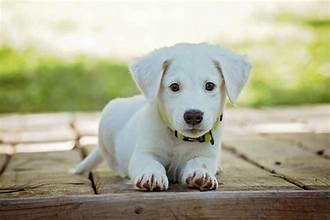
#> input picture tasks/OIP.jpeg, 330 x 220 px
$ jupyter execute --allow-errors tasks1.ipynb   (shell and % lines are left out)   (text cells are left out)
#> lines starting #> are read from the running program, lines starting #| are printed output that depends on the picture
[cell 1]
import cv2 as cv
import numpy as np
import sys
import matplotlib.pyplot as plt

# Your code here
path = r'OIP.jpeg'  # Replace with your image path

# Read in BGR
img= cv.imread(path)
#> img is the input picture: shape (220, 330, 3); mean B, G, R 146.9, 172.7, 172.2

# Read in Grayscale
gray = cv.cvtColor(img, cv.COLOR_BGR2GRAY)

# Display both using cv.imshow() or plt.imshow()
cv.imshow('BGR Image', img)
cv.imshow('Grayscale Image', gray)
cv.waitKey(0)
cv.destroyAllWindows()

[cell 2]
# Your code here
# Load image
# Downscale to 60%
import cv2


Scale_percent = 60
h, w, _ = img.shape
#> h = 220; w = 330
h = int(Scale_percent * h / 100)
#> h = 132
w = int(Scale_percent * w / 100)
#> w = 198
dim = (w, h)
#> dim = (198, 132)
down_img = cv2.resize(img, dim, interpolation=cv2.INTER_AREA)
cv2.imshow("downscaled image", down_img)

# Upscale to 200%
Scale_percent = 200
h, w, _ = img.shape
#> h = 220; w = 330
h = int(Scale_percent * h / 100)
#> h = 440
w = int(Scale_percent * w / 100)
#> w = 660
dim = (w, h)
#> dim = (660, 440)
up_img = cv2.resize(img, dim, interpolation=cv2.INTER_AREA)
cv2.imshow("upscaled image", up_img)

cv2.imshow("original image", img)
cv2.waitKey(0)
cv2.destroyAllWindows()
# Display all three

[cell 3]
# Your code here
h,w , _ = img.shape
#> h = 220; w = 330
w=100
dim = (h,w)
#> dim = (220, 100)
resized_img = cv2.resize(img, dim , interpolation = cv2.INTER_AREA)
cv2.imshow('Width Edited Image', resized_img)

h,w , _ = img.shape
h=200
dim = (w,h)
resized_img = cv2.resize(img, dim , interpolation = cv2.INTER_AREA)
#> resized_img: shape (200, 330, 3)
cv2.imshow('Height Edited Image', resized_img)

h,w , _ = img.shape
h=200
w=200
dim = (w,h)
resized_img = cv2.resize(img, dim , interpolation = cv2.INTER_AREA)
#> resized_img: shape (200, 200, 3)
cv2.imshow('Both height and width Edited Image', resized_img)
cv2.waitKey(0)
cv2.destroyAllWindows()

[cell 4]
# Your code here
# Experiment with interpolations

scale_up_x = 1.2
scale_up_y = 1.2
scale_down = 0.6

scaled_f_down = cv.resize(img, None, fx= scale_down, fy= scale_down, interpolation= cv.INTER_LINEAR)
scaled_f_up = cv2.resize(img, None, fx= scale_up_x, fy= scale_up_y, interpolation= cv2.INTER_LINEAR)

cv2.imshow("Downscaled image", scaled_f_down)
cv2.imshow("Upscaled image", scaled_f_up)
cv2.waitKey(0)
cv2.destroyAllWindows()

[cell 5]
# Your code here
Cropped_img = img[20:200 , 50:200]
cv2.imshow("Cropped image", Cropped_img)
cv2.waitKey(0)
cv2.destroyAllWindows()

[cell 6]
# Your code here
# Calculate midpoints for height and width
h,w , _ = img.shape
mid_h = h // 2
mid_w = w // 2
# Your code here
# Crop into top-left, top-right, bottom-left, bottom-right
# Top-left
Cropped_img1 = img[0:mid_h , 0:mid_w]
Cropped_img2 = img[mid_h: , 0:mid_w]
Cropped_img3 = img[0:mid_h , mid_w:]
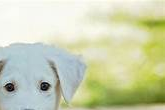
#> Cropped_img3: shape (110, 165, 3); mean B, G, R 176.4, 209.4, 202.9
Cropped_img4 = img[mid_h: , mid_w:]
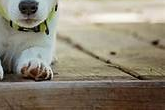
#> Cropped_img4: shape (110, 165, 3); mean B, G, R 116, 133.3, 140.8

cv2.imshow("Cropped image 1", Cropped_img1)

cv2.imshow("Cropped image 2", Cropped_img2)

cv2.imshow("Cropped image 3", Cropped_img3)

cv2.imshow("Cropped image 4", Cropped_img4)

# Stitch back (use np.hstack and np.vstack)
top = np.hstack((Cropped_img1, Cropped_img3))
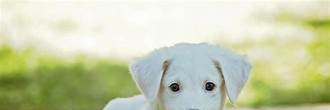
#> top: shape (110, 330, 3); mean B, G, R 170.8, 206.4, 199.3
bottom = np.hstack((Cropped_img2, Cropped_img4))
combined_img = np.vstack((top, bottom))
cv2.imshow("Combined image", combined_img)

cv2.waitKey(0)
cv2.destroyAllWindows()

[cell 7]
# Your code here
# Calculate center
center= (w // 2, h // 2)

# For each angle: get matrix, warp, display

rotate_matrix = cv2.getRotationMatrix2D(center=center, angle=45, scale=1)
rotated_img1 = cv2.warpAffine(img, rotate_matrix, (w, h))
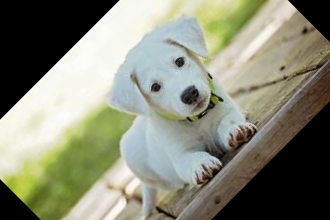
#> rotated_img1: shape (220, 330, 3); mean B, G, R 118, 136.3, 134.6

rotate_matrix = cv2.getRotationMatrix2D(center=center, angle=90, scale=1)
rotated_img2 = cv2.warpAffine(img, rotate_matrix, (w, h))
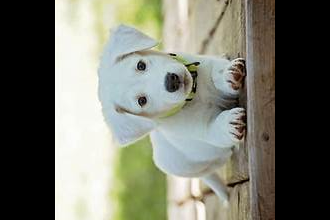
#> rotated_img2: shape (220, 330, 3); mean B, G, R 105.7, 117.7, 116.3

rotate_matrix = cv2.getRotationMatrix2D(center=center, angle=180, scale=1)
rotated_img3 = cv2.warpAffine(img, rotate_matrix, (w, h))
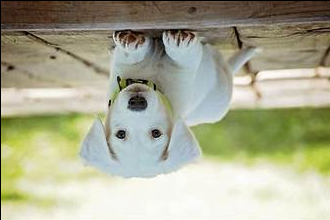
#> rotated_img3: shape (220, 330, 3); mean B, G, R 145.5, 171.1, 170.6

cv2.imshow("Rotated image 1", rotated_img1)

cv2.imshow("Rotated image 2", rotated_img2)

cv2.imshow("Rotated image 3", rotated_img3)
cv2.waitKey(0)
cv2.destroyAllWindows()

[cell 8]
# Your code here
center= (w // 2, h // 2)
# For each angle: get matrix, warp, display

rotate_matrix = cv2.getRotationMatrix2D(center=center, angle=45, scale=0.5)
rotated_img= cv2.warpAffine(img, rotate_matrix, (w, h))
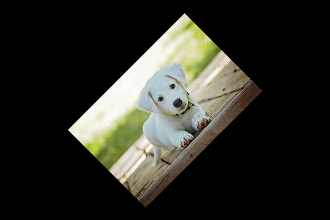
#> rotated_img: shape (220, 330, 3); mean B, G, R 36.8, 43.2, 43.1

cv2.imshow("Rotated image 1", rotated_img)
cv2.waitKey(0)
cv2.destroyAllWindows()

[cell 9]
# Your code here
# Use cv.cvtColor()

img= cv2.imread(path)
hsv_image = cv2.cvtColor(img, cv2.COLOR_BGR2HSV)
#> hsv_image: shape (220, 330, 3); mean H, S, V 37, 57.5, 177.7
rgb_img =cv2.cvtColor(img,cv2.COLOR_BGR2RGB)
LAB_image = cv2.cvtColor(img, cv2.COLOR_BGR2Lab)
#> LAB_image: shape (220, 330, 3); mean of channels 0, 1, 2 176.8, 124, 141.4
L,A,B = cv2.split(LAB_image)
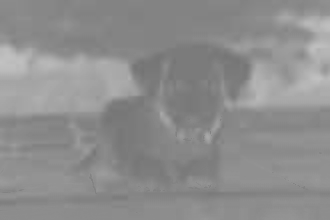
#> B: shape (220, 330); min 115, max 194, mean 141.4
gray = cv2.cvtColor(img, cv2.COLOR_BGR2GRAY)

plt.imshow(rgb_img)
plt.title('rgb image for Matplotlib')
plt.show()
cv2.imshow("HSV Image", hsv_image)
cv2.imshow("LAB Image", LAB_image)
cv2.imshow("Grayscale Image", gray)
cv2.waitKey(0)
cv2.destroyAllWindows()

[cell 10]
# Your code here
def pair_plot(img1, img2, title1="Original", title2="Filtered"):
    fig = plt.figure(figsize=(16, 16))
    fig.add_subplot(1,2,1)
    plt.imshow(img1)
    plt.title(title1)
    plt.axis("off")
    fig.add_subplot(1,2,2)
    plt.imshow(img2)
    plt.title(title2)
    plt.axis("off")

# Use cv2.blur
blurimag = cv2.blur(rgb_img ,ksize = (5,5))
pair_plot(rgb_img, blurimag, title1="Original", title2="Smoothed using 5x5 Average Filter")

# Define sharpen kernel, use cv2.filter2D()
sharpen_filter = np.array([[0,-1, 0],
                          [-1, 5,-1],
                          [0,-1, 0]])
sharp = cv2.filter2D(rgb_img, -1, sharpen_filter)
pair_plot(rgb_img, sharp, 'Original', 'Sharp Image')

[cell 11]
# Your code here
from skimage.util import random_noise
def add_salt_pepper_noise(image, density=0.05):
    # Add salt & pepper noise
#> called with density = 0.05
    noisy = random_noise(image, mode="s&p", amount=density)
    noisy = np.array(255 * noisy, dtype="uint8")
    return noisy

noisy = add_salt_pepper_noise(gray)
cv2.imshow("Noisy Image", noisy)
cv2.waitKey(0)
cv2.destroyAllWindows()
# Apply to an image and display

[cell 12]
# Your code here
outMed = cv2.medianBlur(noisy, 5)
cv2.imshow("Median Blurred Image", outMed)
cv2.waitKey(0)
cv2.destroyAllWindows()

[cell 13]
# Your code here
def adaptive_median_filter(image, max_size=7):
#> called with max_size = 7
    rows, cols = image.shape
    output = np.copy(image)

    for i in range(rows):
        for j in range(cols):
            S = 3
            done = False

            while not done:
                k = S // 2
                rmin, rmax = max(0, i-k), min(rows, i+k+1)
                cmin, cmax = max(0, j-k), min(cols, j+k+1)
                window = image[rmin:rmax, cmin:cmax].flatten()

                Zmin = np.min(window)
                Zmax = np.max(window)
                Zmed = np.median(window)
                Zxy = image[i, j]

                A1 = Zmed - Zmin
                A2 = Zmed - Zmax

                if A1 > 0 and A2 < 0:
                    B1 = Zxy - Zmin
                    B2 = Zxy - Zmax
                    if B1 > 0 and B2 < 0:
                        output[i, j] = Zxy
                    else:
                        output[i, j] = Zmed
                    done = True
                else:
                    S += 2
                    if S > max_size:
                        output[i, j] = Zmed
                        done = True

    return output

# Test on noisy image
filter_img = adaptive_median_filter(noisy)
cv2.imshow("Filtered Image", filter_img)
cv2.waitKey(0)
cv2.destroyAllWindows()

[cell 14]
# Your code here
def custom_bilateral_filter(image, diameter, sigma_color, sigma_space):
    # Implement using nested loops or vectorized (efficiently)
    # For each pixel, compute weighted sum based on distance and intensity diff
    pass

bilateral = cv.bilateralFilter(img, d=5, sigmaColor=75, sigmaSpace=75)
cv2.imshow("Bilateral Filtered Image", bilateral)
cv2.waitKey(0)
cv2.destroyAllWindows()
# Apply to image, display, and compare with OpenCV's version

[cell 15]
# To read video from camera example:

camera_id = 0
delay = 30
window_name = 'frame'

cap = cv2.VideoCapture(camera_id)

def apply_median_filter(image, ksize=3):
    return cv2.medianBlur(image, ksize)

# --- Sharpening ---
def sharpen_image(image):
    sharpen_filter = np.array([[0,-1, 0],
                          [-1, 5,-1],
                          [0,-1, 0]])
    return cv2.filter2D(image, -5, sharpen_filter)


if not cap.isOpened():
    sys.exit()

while cap.isOpened():
    ret, frame = cap.read()
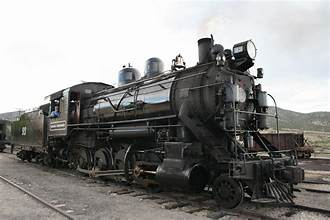
#> input picture tasks/OIP2.jpeg, 330 x 220 px, given in place of the camera
#> frame is the input picture: shape (220, 330, 3); mean B, G, R 137.4, 139.1, 139.6
    if not ret:
        break

     # 1. Grayscale
    gray = cv2.cvtColor(frame, cv2.COLOR_BGR2GRAY)

    # 2. Add noise
    noisy = add_salt_pepper_noise(frame)

    # 3. Median filter
    Med = cv2.medianBlur(noisy, 3)

    # 4. Sharpen
    sharp = sharpen_image(Med)

    # Show all results
    cv2.imshow("Gray", gray)
    cv2.imshow("Noisy", noisy)
    cv2.imshow("Median Denoised", Med)
    cv2.imshow("Sharpened", sharp)
    cv2.imshow(window_name, frame)
    if cv2.waitKey(delay) & 0xFF == 27:
#> (key Esc is pressed here)
        break

cap.release()
cv2.destroyAllWindows()

[cell 16]
import cv2 as cv
import numpy as np
import sys

def apply_median_filter(image, ksize=3):
    return cv.medianBlur(image, ksize)

def sharpen_image(image):
    sharpen_filter = np.array([[0, -1,  0],
                               [-1,  5, -1],
                               [0, -1,  0]])
    return cv.filter2D(image, -1, sharpen_filter)

from skimage.util import random_noise
def add_salt_pepper_noise(image, density=0.05):
    # Add salt & pepper noise
    noisy = random_noise(image, mode="s&p", amount=density)
    noisy = np.array(255 * noisy, dtype="uint8")
    return noisy

camera_id = 0
delay = 30
window_name = 'frame'

cap = cv.VideoCapture(camera_id)

fourcc = cv.VideoWriter_fourcc(*'XVID')
fps = int(cap.get(cv.CAP_PROP_FPS)) or 30
width, height = int(cap.get(cv.CAP_PROP_FRAME_WIDTH)), int(cap.get(cv.CAP_PROP_FRAME_HEIGHT))
out = cv.VideoWriter("output.avi", fourcc, fps, (width, height))

if not cap.isOpened():
    sys.exit()

while cap.isOpened():
    ret, frame = cap.read()
    if not ret:
        break

    # 1. Grayscale
    gray = cv.cvtColor(frame, cv.COLOR_BGR2GRAY)
    gray_bgr = cv.cvtColor(gray, cv.COLOR_GRAY2BGR)

    # 2. Add noise
    noisy = add_salt_pepper_noise(frame)

    # 3. Median filter
    Med = cv.medianBlur(noisy, 3)

    # 4. Sharpen
    sharp = sharpen_image(Med)

    top = np.hstack((frame, noisy, gray_bgr))
#> top: shape (220, 990, 3)
    bottom = np.hstack((Med, sharp, gray_bgr))
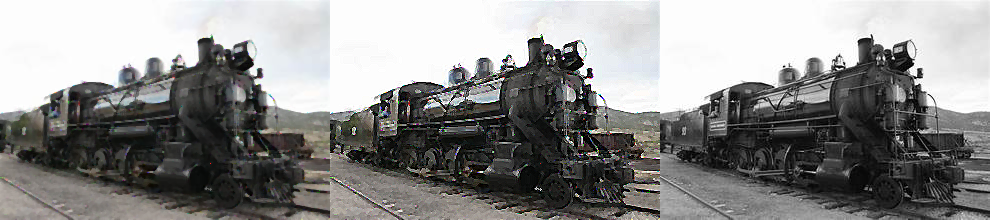
#> bottom: shape (220, 990, 3); mean B, G, R 137.8, 138.9, 139.2
    combined = np.vstack((top, bottom))

    combined_video = cv.resize(combined, (width, height))

    # Show results
    cv.imshow("Gray", gray)
    cv.imshow("Noisy", noisy)
    cv.imshow("Median Denoised", Med)
    cv.imshow("Sharpened", sharp)
    cv.imshow(window_name, frame)
    cv.imshow("Combined", combined_video)

    out.write(combined_video)

    if cv.waitKey(delay) & 0xFF == 27:
#> (key Esc is pressed here)
        break

cap.release()
out.release()
cv.destroyAllWindows()

[cell 17]
import time
# Your code here
# Use time.time() to measure
start = time.time()
medianblur = cv.medianBlur(noisy, 3)
print("Standard Median Time:", time.time() - start, "seconds")


start = time.time()
#> (the rest of this cell did not finish here and is left out)
